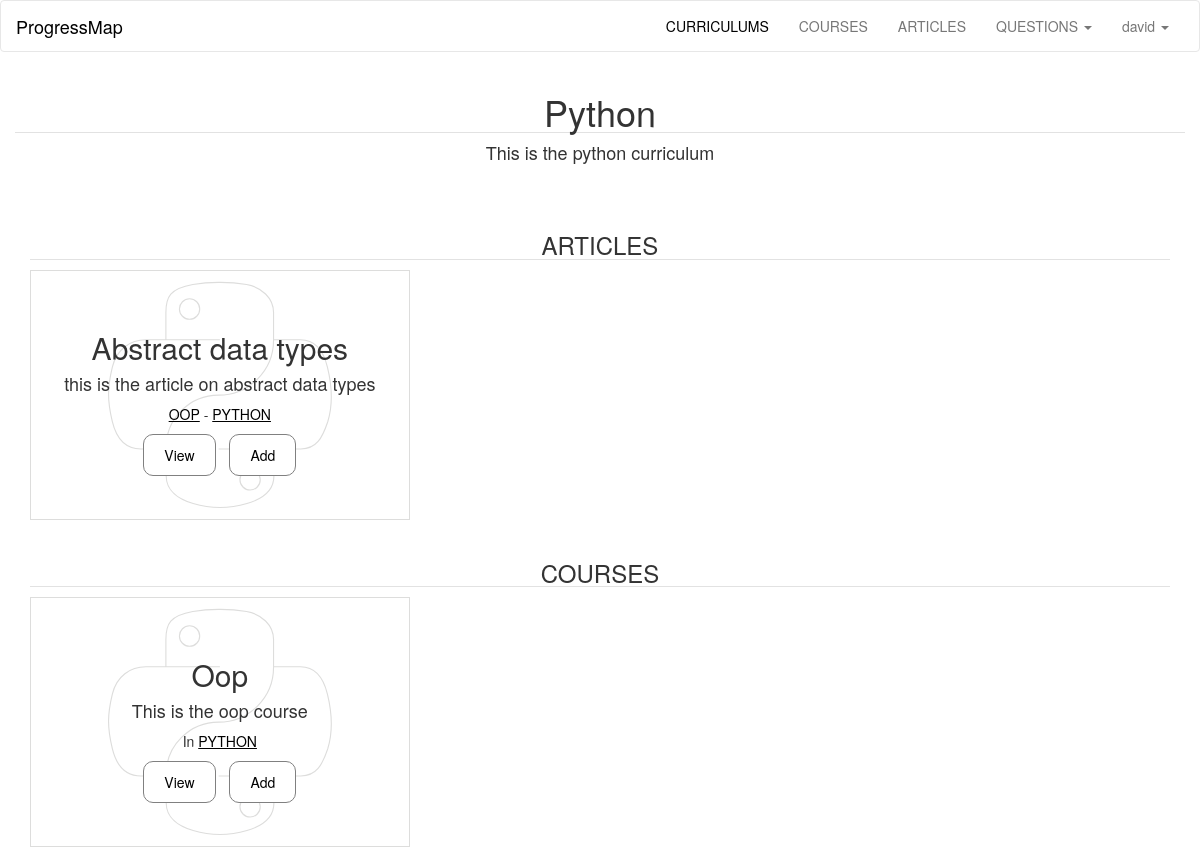
The page /curriculums/python (signed in) on the database as committed earlier.
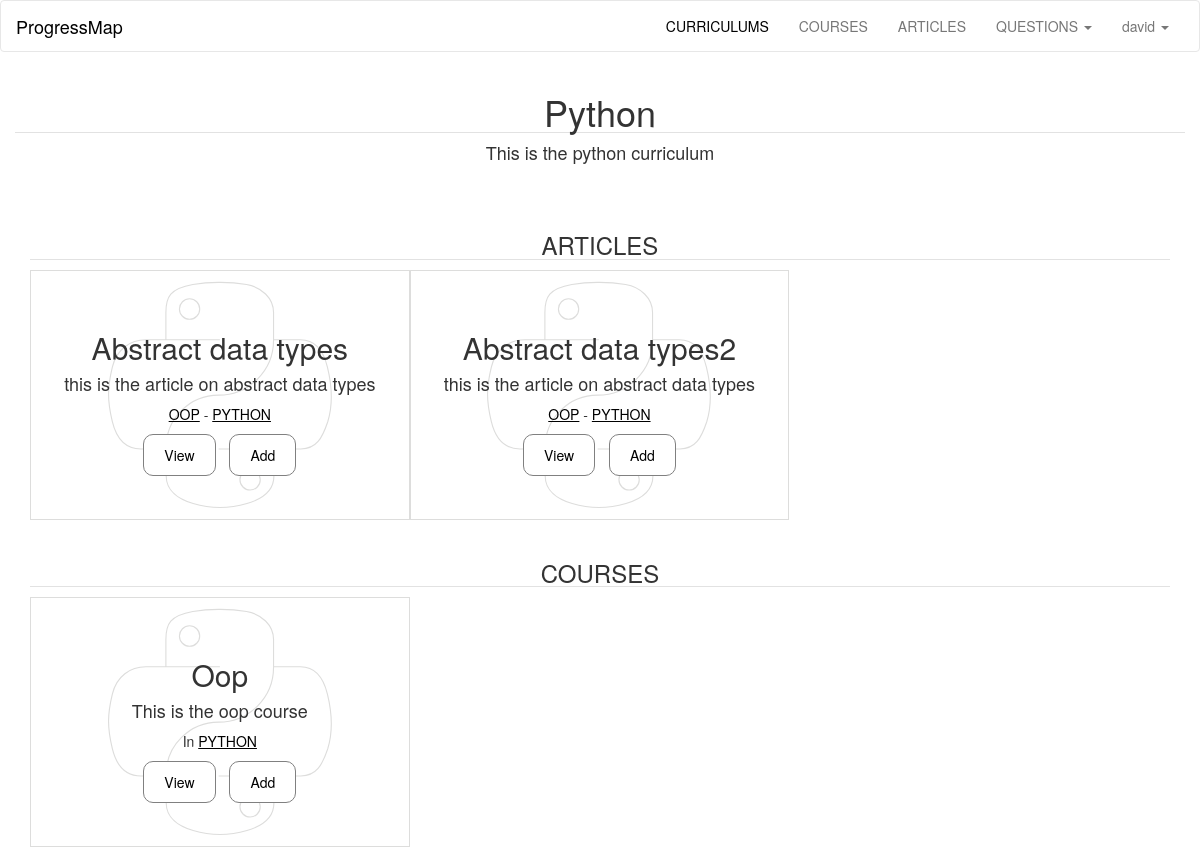
The same page on the database as committed later.
### progressMap/models.py (models this page shows, shortened)
class Articles(db.Model):
	id  = db.Column(db.Integer, primary_key = True)
	title = db.Column(db.String(300), nullable=False)
	description = db.Column(db.Text, nullable=False)
	questions = db.relationship('Questions', backref='article', lazy='dynamic')
	allContent = db.relationship('AllContent', backref='article', lazy='dynamic')
	user_id = db.Column(db.Integer, db.ForeignKey('user.id'), nullable=False)
	course_id = db.Column(db.Integer, db.ForeignKey('courses.id'), nullable=False)
	curriculum_id = db.Column(db.Integer, db.ForeignKey('curriculums.id'), nullable=False)

class Courses(db.Model):
	id  = db.Column(db.Integer, primary_key = True)
	title = db.Column(db.String(300), nullable=False)
	description = db.Column(db.Text, nullable=False)
	articles =  db.relationship('Articles', backref='course', lazy='dynamic')
	user_id = db.Column(db.Integer, db.ForeignKey('user.id'), nullable=False)
	curriculum_id = db.Column(db.Integer, db.ForeignKey('curriculums.id'), nullable=False)

class Curriculums(db.Model):
	id  = db.Column(db.Integer, primary_key = True)
	title = db.Column(db.String(300), nullable=False)
	description = db.Column(db.Text, nullable=False)
	articles =  db.relationship('Articles', backref='curriculum', lazy='dynamic')
	courses =  db.relationship('Courses', backref='curriculum', lazy='dynamic')
	user_id = db.Column(db.Integer, db.ForeignKey('user.id'), nullable=False)

### progressMap/curriculums/views.py (the view)
@curriculums.route('/', defaults={'page': 'all'})
@curriculums.route('/<page>')
def show(page):
	if page == 'all':
		curriculumList = models.getFromDb(models.Curriculums, 6)
		return render_template('curriculums.html', curriculumList=curriculumList)
	elif page == models.getByTitle(models.Curriculums, page).title:
		curriculum = models.getByTitle(models.Curriculums, page)
		return render_template('showCurriculum.html', curriculum=curriculum)
	else:
		abort(404)

### progressMap/main/views.py (called while the page is built)
@login_manager.user_loader
def load_user(userid):
    return models.User.query.get(int(userid))

### progressMap/models.py (called while the page is built)
def getByTitle(className, titleName):
		return className.query.filter_by(title=titleName).first_or_404()

	def __repr__(self):
		return '<User %s>' %self.username

### progressMap/templates/showCurriculum.html (shortened to what this page needs)
{% extends "base.html" %}
{% block curriculums_link %}
<li><a class="active" href="{{ url_for('curriculums.show')}}">CURRICULUMS</a></li>
{% endblock %}
{% block content %}
<section class="container-fluid content">
<section class="text-center">
<h1 class="b-down">{{ curriculum.title.capitalize() }}</h1>
<h4>{{ curriculum.description }}</h4>
</section>
<br /><br />
<section class="container-fluid content">
<h3 class="b-down text-center">ARTICLES</h3>
	{% for article in curriculum.articles%}
	<section class="text-center tile">
		<article class="title {{curriculum.title}}">
			<br /><br /><br />
			<h2 style="margin-top: 0px;">{{article.title.capitalize()}}</h2>
			<h4 class="desc">
				{{article.description}}
			</h4>
			<p class="date underline">
				<a href="{{ url_for('courses.show', page=article.course.title)}}">{{ article.course.title.upper() }}</a> -
				<a href="{{ url_for('curriculums.show', page=article.curriculum.title)}}">{{ article.curriculum.title.upper() }}</a>
			</p>
			<a class="linkButton" href="{{ url_for('articles.show', page=article.title)}}">
			<button class="button">View</button>
			</a>
			<a class="linkButton" href="{{ url_for('user.addArticleContent', username=current_user, articleName=article.title, id=article.id, endPoint='curriculums', path=article.curriculum.title)}}">
				<button class="button">Add</button>
			</a>
		</article>
	</section>
	{% else %}
	<h4 class="text-center">No article has been added yet.</h4>
	{% endfor %}
</section>
<br />
<section class="container-fluid content">
<h3 class="b-down text-center">COURSES</h3>
	{% for course in curriculum.courses %}
	<section class="text-center tile">
		<article class="title {{curriculum.title}}">
			<br /><br /><br />
			<h2 style="margin-top: 0px;">{{course.title.capitalize()}}</h2>
			<h4 class="desc">
				{{course.description}}
			</h4>
			<p class="date underline">
				In <a href="{{ url_for('curriculums.show', page=course.curriculum.title)}}">{{ course.curriculum.title.upper() }}</a>
			</p>
			<a class="linkButton" href="{{ url_for('courses.show', page=course.title)}}">
			<button class="button">View</button>
			</a>
			<a class="linkButton" href="#">
				<button class="button">Add</button>
			</a>
		</article>
	</section>
	{% else %}
	<h4 class="text-center">No course has been added yet.</h4>
	{% endfor %}
</section>
</section>
{% endblock %}

Rows that differ between the two databases and show on the page:
added Articles: title "Abstract data types2", description "this is the article on abstract data types", course "OOP", curriculum "PYTHON"
